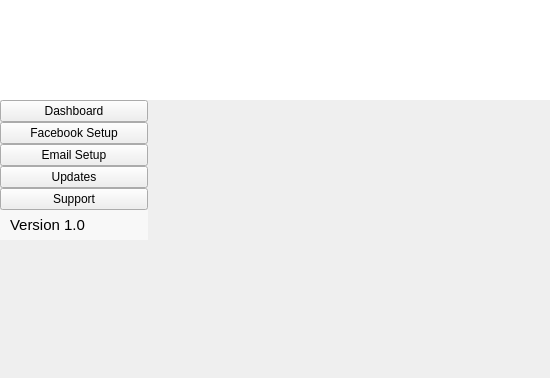
<?xml version="1.0" encoding="UTF-8"?>
<ui version="4.0">
 <class>LeadBankProSimpleUi</class>
 <widget class="QWidget" name="LeadBankProSimpleUi">
  <property name="geometry">
   <rect>
    <x>0</x>
    <y>0</y>
    <width>550</width>
    <height>378</height>
   </rect>
  </property>
  <property name="windowTitle">
   <string>Form</string>
  </property>
  <layout class="QVBoxLayout" name="verticalLayout">
   <property name="spacing">
    <number>0</number>
   </property>
   <property name="leftMargin">
    <number>0</number>
   </property>
   <property name="topMargin">
    <number>0</number>
   </property>
   <property name="rightMargin">
    <number>0</number>
   </property>
   <property name="bottomMargin">
    <number>0</number>
   </property>
   <item>
    <widget class="QWidget" name="topContentArea" native="true">
     <property name="minimumSize">
      <size>
       <width>0</width>
       <height>100</height>
      </size>
     </property>
     <property name="maximumSize">
      <size>
       <width>16777215</width>
       <height>100</height>
      </size>
     </property>
     <layout class="QHBoxLayout" name="horizontalLayout_2">
      <property name="spacing">
       <number>0</number>
      </property>
      <property name="leftMargin">
       <number>0</number>
      </property>
      <property name="topMargin">
       <number>0</number>
      </property>
      <property name="rightMargin">
       <number>0</number>
      </property>
      <property name="bottomMargin">
       <number>0</number>
      </property>
      <item>
       <widget class="QLabel" name="leadBankProLabel">
        <property name="minimumSize">
         <size>
          <width>0</width>
          <height>100</height>
         </size>
        </property>
        <property name="maximumSize">
         <size>
          <width>16777215</width>
          <height>100</height>
         </size>
        </property>
        <property name="styleSheet">
         <string notr="true">background-color: rgb(255, 255, 255);</string>
        </property>
        <property name="text">
         <string/>
        </property>
        <property name="alignment">
         <set>Qt::AlignLeading|Qt::AlignLeft|Qt::AlignVCenter</set>
        </property>
       </widget>
      </item>
     </layout>
    </widget>
   </item>
   <item>
    <widget class="QWidget" name="mainContentArea" native="true">
     <layout class="QHBoxLayout" name="horizontalLayout">
      <property name="spacing">
       <number>0</number>
      </property>
      <property name="leftMargin">
       <number>0</number>
      </property>
      <property name="topMargin">
       <number>0</number>
      </property>
      <property name="rightMargin">
       <number>0</number>
      </property>
      <property name="bottomMargin">
       <number>0</number>
      </property>
      <item>
       <widget class="QWidget" name="leftSideBarLeadBankProSimpleUi" native="true">
        <property name="minimumSize">
         <size>
          <width>150</width>
          <height>0</height>
         </size>
        </property>
        <property name="maximumSize">
         <size>
          <width>150</width>
          <height>16777215</height>
         </size>
        </property>
        <property name="styleSheet">
         <string notr="true"/>
        </property>
        <layout class="QVBoxLayout" name="verticalLayout_2">
         <property name="spacing">
          <number>0</number>
         </property>
         <property name="sizeConstraint">
          <enum>QLayout::SetDefaultConstraint</enum>
         </property>
         <property name="leftMargin">
          <number>0</number>
         </property>
         <property name="topMargin">
          <number>0</number>
         </property>
         <property name="rightMargin">
          <number>2</number>
         </property>
         <property name="bottomMargin">
          <number>0</number>
         </property>
         <item>
          <widget class="QPushButton" name="dashBoardButton">
           <property name="styleSheet">
            <string notr="true"/>
           </property>
           <property name="text">
            <string>Dashboard</string>
           </property>
           <property name="flat">
            <bool>false</bool>
           </property>
          </widget>
         </item>
         <item>
          <widget class="QPushButton" name="setupButton">
           <property name="text">
            <string>Facebook Setup</string>
           </property>
          </widget>
         </item>
         <item>
          <widget class="QPushButton" name="emailSetupButton">
           <property name="text">
            <string>Email Setup</string>
           </property>
          </widget>
         </item>
         <item>
          <widget class="QPushButton" name="updatesButton">
           <property name="text">
            <string>Updates</string>
           </property>
          </widget>
         </item>
         <item>
          <widget class="QPushButton" name="supportButton">
           <property name="text">
            <string>Support</string>
           </property>
          </widget>
         </item>
         <item>
          <widget class="QLabel" name="label">
           <property name="styleSheet">
            <string notr="true">    color:black;
    text-align:left;
    background-color: #f8f8f8;
    border-style: outset;
    border-width: 0px;
    border-radius: 0px;
    border-color: beige;
    font: 15px;
    padding: 6px;</string>
           </property>
           <property name="text">
            <string>Version 1.0</string>
           </property>
          </widget>
         </item>
         <item>
          <spacer name="verticalSpacer">
           <property name="orientation">
            <enum>Qt::Vertical</enum>
           </property>
           <property name="sizeHint" stdset="0">
            <size>
             <width>20</width>
             <height>243</height>
            </size>
           </property>
          </spacer>
         </item>
        </layout>
       </widget>
      </item>
      <item>
       <widget class="QWidget" name="contentArea" native="true">
        <layout class="QVBoxLayout" name="verticalLayout_3">
         <property name="spacing">
          <number>0</number>
         </property>
         <property name="leftMargin">
          <number>0</number>
         </property>
         <property name="topMargin">
          <number>0</number>
         </property>
         <property name="rightMargin">
          <number>0</number>
         </property>
         <property name="bottomMargin">
          <number>0</number>
         </property>
         <item>
          <widget class="QStackedWidget" name="mainStackedWidget">
           <widget class="PageDashboardScrollable" name="pageDashboard"/>
           <widget class="PageSetup" name="pageSetup"/>
           <widget class="PageEmailSetup" name="pageEmailSetup"/>
          </widget>
         </item>
        </layout>
       </widget>
      </item>
     </layout>
    </widget>
   </item>
  </layout>
 </widget>
 <customwidgets>
  <customwidget>
   <class>PageSetup</class>
   <extends>QWidget</extends>
   <header>pagesetup.h</header>
   <container>1</container>
  </customwidget>
  <customwidget>
   <class>PageEmailSetup</class>
   <extends>QWidget</extends>
   <header>pageemailsetup.h</header>
   <container>1</container>
  </customwidget>
  <customwidget>
   <class>PageDashboardScrollable</class>
   <extends>QWidget</extends>
   <header>pagedashboardscrollable.h</header>
   <container>1</container>
  </customwidget>
 </customwidgets>
 <resources/>
 <connections/>
</ui>
